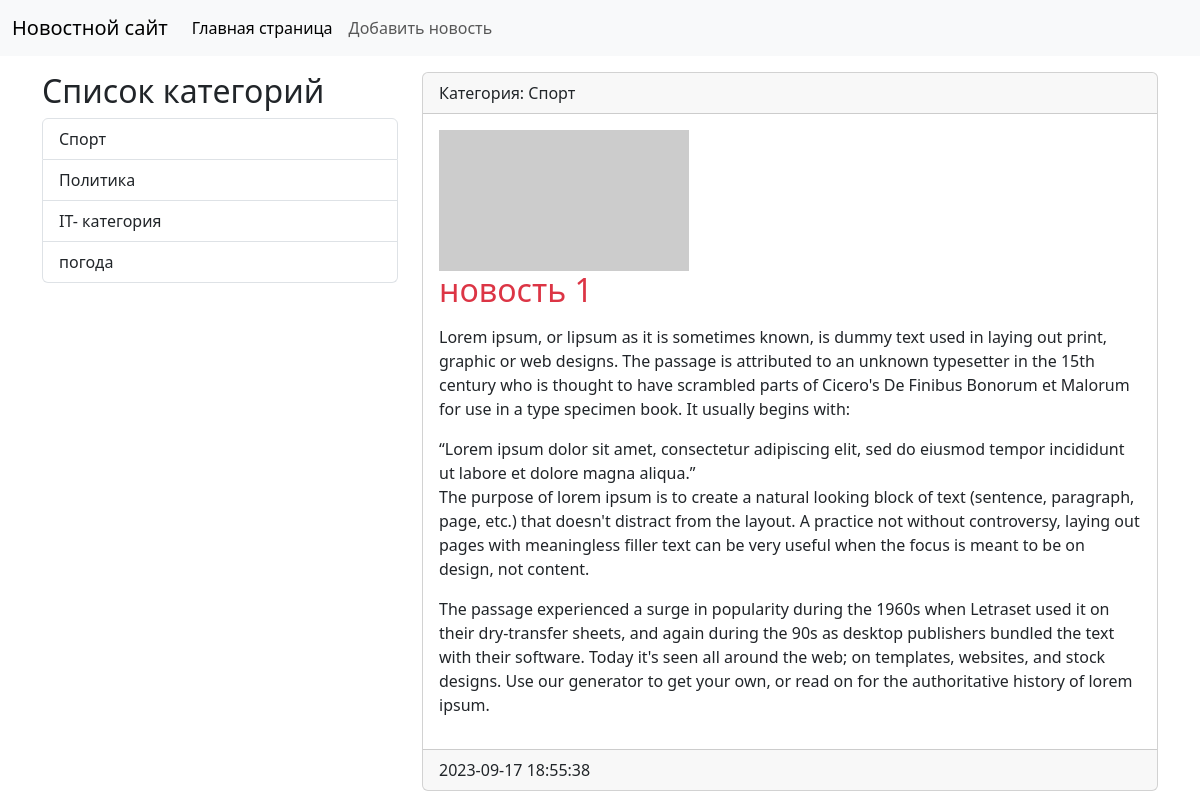
The app's page /new/novost-1/ with its own data.
### news_2/models.py (models this page shows, shortened)
class Category(models.Model):
    title = models.CharField(max_length=255, db_index=True, verbose_name='Имя категории')
    class Meta:
        verbose_name = 'Категорию'
        verbose_name_plural = 'Категории'
        ordering = ['id']
    def __str__(self):
        return self.title
    def get_absolute_url(self):
        return reverse('category', kwargs={'category_id': self.pk})

class News(models.Model):
    title = models.CharField(max_length=255, verbose_name='Заголовок')
    content = models.TextField(blank=True,verbose_name='Контент')
    created_at = models.DateTimeField(auto_now_add=True, verbose_name='Дата создания')
    updated_at = models.DateTimeField(auto_now=True, verbose_name='Дата обновления')
    photo = models.ImageField(upload_to='photos/%Y/%m/%d/', blank=True, verbose_name='фото')
    is_published = models.BooleanField(default=True, verbose_name='Опубликовано')
    category = models.ForeignKey('Category', on_delete=models.PROTECT, null=True, verbose_name='Категории')
    slug = models.SlugField(null=True, max_length=150, unique=True, db_index=True, verbose_name='URL')
    class Meta:
        verbose_name = 'Новость'
        verbose_name_plural = 'Новости'
        ordering = ['id']  # для сортировки наших новостей

### news_2/views.py (the view)
# urls.py: path('new/<slug:new_slug>/', views.view_new, name='view_new')
def view_new(request, new_slug):
    new_item = get_object_or_404(News, slug=new_slug)
    context = {
        'new_item': new_item,
    }
    return render(request, 'news_2/view_new.html', context)

### news_2/templatetags/news_2_tags.py (called while the page is built)
@register.inclusion_tag('news_2/list_categories.html')
def show_categories():
    categories = Category.objects.all()
    return {'categories': categories}

### news_2/templates/news_2/view_new.html (shortened to what this page needs)
{% extends 'base.html' %}
{% block sidebar %}
  {% include 'inc/_sidebar.html' %}
{% endblock %}
{% block content %}
    <div class="card mb-3">
        <div class="card-header">
            Категория: {{ new_item.category }}
        </div>
        <div class="card-body">
            <div class="media-body">
                {% if new_item.photo %}
                <img src="{{ new_item.photo.url }}" alt="" width="250" class="mr-3">
                {% else %}
                <img src="https://loremflickr.com/640/360" alt="" width="250" class="mr-3">
                {% endif %}
            </div>
            <h2 class="card-title {% cycle 'text-danger' 'text-success'%}">{{ new_item.title }}</h2>
            {% autoescape off %}
            <p class="card-text">{{ new_item.content|linebreaks }}</p>
            {% endautoescape %}
        </div>
        <div class="card-footer text-muter">
            {{ new_item.created_at|date:"Y-m-d H:i:s" }}
        </div>
    </div>
{% endblock %}

### news_2/templates/news_2/list_categories.html
<h2>Список категорий</h2>
<div class="list-group">
    {% for item in categories %}
    <a href="{{ item.get_absolute_url }}" class="list-group-item list-group-item-action">{{ item.title }}</a>
    {% endfor %}
</div>

### records on screen
Category: title "Спорт"
Category: title "Политика"
Category: title "IT- категория"
Category: title "погода"
News: category "Спорт", title "новость 1", content "Lorem ipsum, or lipsum as it is sometimes known, is dummy text used in laying out print, graphic or web designs. The passage is attributed to an unknown typesetter in the 15th century who is thought to have scrambled parts of Cicero's De Finibus Bonorum et Malorum for use in a type specimen book. It usually begins with: “Lorem ipsum dolor sit amet, consectetur adipiscing elit, sed do eiusmod tempor incididunt ut labore et dolore magna aliqua.” The purpose of lorem ipsum is to create a natural looking block of text (sentence, paragraph, page, etc.) that doesn't distract from the layout. A practice not without controversy, laying out pages with meaningless filler text can be very useful when…", created_at "2023-09-17 18:55:38"
